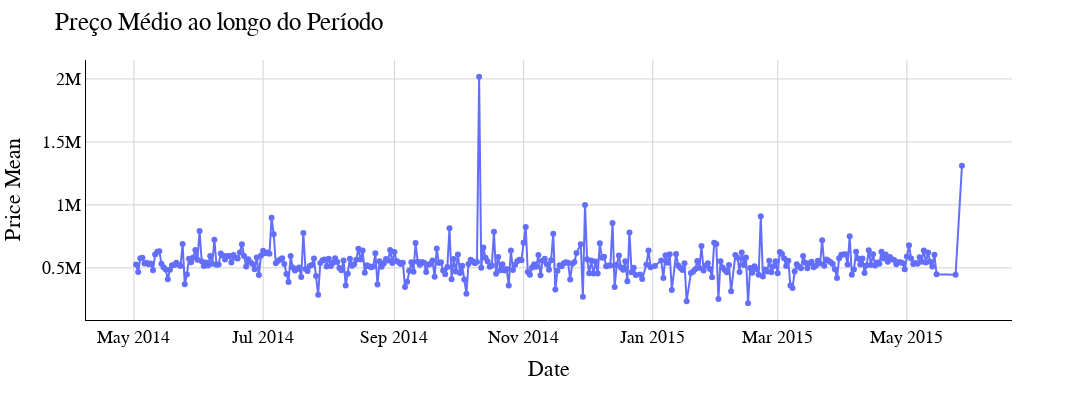

The cell this chart's notebook holds for it:
### Code cell
# Criação de dataframe com a média de preços ao longo do período
df_mean_price = df.groupby(['date'])['price'].mean().reset_index()  # Gropby por data, calculando a média dos preços

#  Plotando o Gráfico
fig = px.line(df_mean_price, x='date', y='price', markers=True, width=1400, height=400)

fig.update_layout(title='Preço Médio ao longo do Período',
                   xaxis_title='Date',
                   yaxis_title='Price Mean',
                  plot_bgcolor = 'white',
                  font = {'family': 'Arial','size': 18,'color': 'black'}
                  )

fig.update_xaxes( showgrid=True, gridwidth=1, gridcolor='lightgray',
showline=True, linewidth=1, linecolor='black')

fig.update_yaxes(showgrid=True, gridwidth=1, gridcolor='lightgray',
showline=True, linewidth=1, linecolor='black')

fig.update_yaxes()

fig.show()

### Figure 1 — Plotly figure (JSON) as saved in the notebook; plotly's stock layout.template omitted (floating-point values rounded to 4 significant figures; data arrays with more than 128 entries replaced by an {"elided": "..."} marker saying what was removed)
{"data": [{"hovertemplate": "date=%{x}<br>price=%{y}<extra></extra>", "legendgroup": "", "line": {"color": "#636efa", "dash": "solid"}, "marker": {"symbol": "circle"}, "mode": "markers+lines", "name": "", "orientation": "v", "showlegend": false, "type": "scatter", "x": {"elided": "372 str values"}, "xaxis": "x", "y": {"elided": "372 float values"}, "yaxis": "y"}], "layout": {"font": {"color": "black", "family": "Arial", "size": 18}, "height": 400, "legend": {"tracegroupgap": 0}, "margin": {"t": 60}, "plot_bgcolor": "white", "title": {"text": "Preço Médio ao longo do Período"}, "width": 1400, "xaxis": {"anchor": "y", "domain": [0, 1], "gridcolor": "lightgray", "gridwidth": 1, "linecolor": "black", "linewidth": 1, "showgrid": true, "showline": true, "title": {"text": "Date"}}, "yaxis": {"anchor": "x", "domain": [0, 1], "gridcolor": "lightgray", "gridwidth": 1, "linecolor": "black", "linewidth": 1, "showgrid": true, "showline": true, "title": {"text": "Price Mean"}}}}
